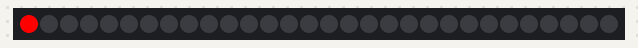
A sketch run on a simulated Arduino Uno, built with avr-gcc and run on an emulated ATmega328P. Parts: 30 RGB LEDs in strip order, left to right.

Above: at 0.01 s.
At 0.37 s:
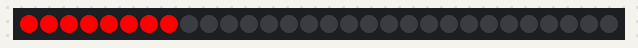
At 0.73 s:
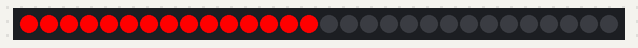
At 1.09 s:
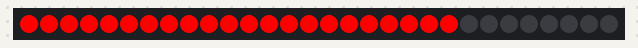
At 1.5 s:
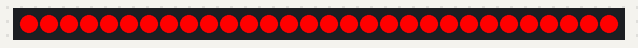

The sketch:

ScrollingColor.ino
```cpp
#include <Adafruit_NeoPixel.h>
#ifdef __AVR__
  #include <avr/power.h>
#endif

Adafruit_NeoPixel strip = Adafruit_NeoPixel (30, 2, NEO_GRB + NEO_KHZ800);

void setup () {;
  strip.begin ();
  strip.show ();
}

void loop() {
  ScrollingColor (strip.Color (255, 0, 0), 50);
}

void ScrollingColor (uint32_t c, uint8_t wait) {
  for (int i = 0; i < strip.numPixels (); i++) {
    strip.setPixelColor (i, c);
    strip.show ();
    delay (wait);
  }
}
```
